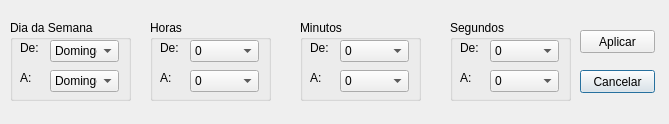
<?xml version="1.0" encoding="UTF-8"?>
<ui version="4.0">
 <class>ProgramaticControlSettings</class>
 <widget class="QDialog" name="ProgramaticControlSettings">
  <property name="geometry">
   <rect>
    <x>0</x>
    <y>0</y>
    <width>669</width>
    <height>124</height>
   </rect>
  </property>
  <property name="windowTitle">
   <string>Dialog</string>
  </property>
  <widget class="QPushButton" name="pushButton">
   <property name="geometry">
    <rect>
     <x>580</x>
     <y>70</y>
     <width>75</width>
     <height>23</height>
    </rect>
   </property>
   <property name="text">
    <string>Cancelar</string>
   </property>
  </widget>
  <widget class="QPushButton" name="pushButton_2">
   <property name="geometry">
    <rect>
     <x>580</x>
     <y>30</y>
     <width>75</width>
     <height>23</height>
    </rect>
   </property>
   <property name="text">
    <string>Aplicar</string>
   </property>
  </widget>
  <widget class="QGroupBox" name="groupBox">
   <property name="geometry">
    <rect>
     <x>10</x>
     <y>20</y>
     <width>121</width>
     <height>81</height>
    </rect>
   </property>
   <property name="title">
    <string>Dia da Semana</string>
   </property>
   <widget class="QLabel" name="label_2">
    <property name="geometry">
     <rect>
      <x>10</x>
      <y>20</y>
      <width>91</width>
      <height>16</height>
     </rect>
    </property>
    <property name="text">
     <string>De:</string>
    </property>
   </widget>
   <widget class="QLabel" name="label_3">
    <property name="geometry">
     <rect>
      <x>10</x>
      <y>50</y>
      <width>91</width>
      <height>16</height>
     </rect>
    </property>
    <property name="text">
     <string>A:</string>
    </property>
   </widget>
   <widget class="QComboBox" name="dayOfWeekON">
    <property name="geometry">
     <rect>
      <x>40</x>
      <y>20</y>
      <width>69</width>
      <height>22</height>
     </rect>
    </property>
    <item>
     <property name="text">
      <string>Domingo</string>
     </property>
    </item>
    <item>
     <property name="text">
      <string>Segunda</string>
     </property>
    </item>
    <item>
     <property name="text">
      <string>Terça</string>
     </property>
    </item>
    <item>
     <property name="text">
      <string>Quarta</string>
     </property>
    </item>
    <item>
     <property name="text">
      <string>Quinta</string>
     </property>
    </item>
    <item>
     <property name="text">
      <string>Sexta</string>
     </property>
    </item>
    <item>
     <property name="text">
      <string>Sabado</string>
     </property>
    </item>
   </widget>
   <widget class="QComboBox" name="dayOfWeekOFF">
    <property name="geometry">
     <rect>
      <x>40</x>
      <y>50</y>
      <width>69</width>
      <height>22</height>
     </rect>
    </property>
    <item>
     <property name="text">
      <string>Domingo</string>
     </property>
    </item>
    <item>
     <property name="text">
      <string>Segunda</string>
     </property>
    </item>
    <item>
     <property name="text">
      <string>Terça</string>
     </property>
    </item>
    <item>
     <property name="text">
      <string>Quarta</string>
     </property>
    </item>
    <item>
     <property name="text">
      <string>Quinta</string>
     </property>
    </item>
    <item>
     <property name="text">
      <string>Sexta</string>
     </property>
    </item>
    <item>
     <property name="text">
      <string>Sabado</string>
     </property>
    </item>
   </widget>
  </widget>
  <widget class="QGroupBox" name="groupBox_2">
   <property name="geometry">
    <rect>
     <x>150</x>
     <y>20</y>
     <width>121</width>
     <height>81</height>
    </rect>
   </property>
   <property name="title">
    <string>Horas</string>
   </property>
   <widget class="QLabel" name="label_5">
    <property name="geometry">
     <rect>
      <x>10</x>
      <y>20</y>
      <width>91</width>
      <height>16</height>
     </rect>
    </property>
    <property name="text">
     <string>De:</string>
    </property>
   </widget>
   <widget class="QLabel" name="label_8">
    <property name="geometry">
     <rect>
      <x>10</x>
      <y>50</y>
      <width>91</width>
      <height>16</height>
     </rect>
    </property>
    <property name="text">
     <string>A:</string>
    </property>
   </widget>
   <widget class="QComboBox" name="horasON">
    <property name="geometry">
     <rect>
      <x>40</x>
      <y>20</y>
      <width>69</width>
      <height>22</height>
     </rect>
    </property>
    <item>
     <property name="text">
      <string>0</string>
     </property>
    </item>
    <item>
     <property name="text">
      <string>1</string>
     </property>
    </item>
    <item>
     <property name="text">
      <string>2</string>
     </property>
    </item>
    <item>
     <property name="text">
      <string>3</string>
     </property>
    </item>
    <item>
     <property name="text">
      <string>4</string>
     </property>
    </item>
    <item>
     <property name="text">
      <string>5</string>
     </property>
    </item>
    <item>
     <property name="text">
      <string>6</string>
     </property>
    </item>
    <item>
     <property name="text">
      <string>7</string>
     </property>
    </item>
    <item>
     <property name="text">
      <string>8</string>
     </property>
    </item>
    <item>
     <property name="text">
      <string>9</string>
     </property>
    </item>
    <item>
     <property name="text">
      <string>10</string>
     </property>
    </item>
    <item>
     <property name="text">
      <string>11</string>
     </property>
    </item>
    <item>
     <property name="text">
      <string>12</string>
     </property>
    </item>
    <item>
     <property name="text">
      <string>13</string>
     </property>
    </item>
    <item>
     <property name="text">
      <string>14</string>
     </property>
    </item>
    <item>
     <property name="text">
      <string>15</string>
     </property>
    </item>
    <item>
     <property name="text">
      <string>16</string>
     </property>
    </item>
    <item>
     <property name="text">
      <string>17</string>
     </property>
    </item>
    <item>
     <property name="text">
      <string>18</string>
     </property>
    </item>
    <item>
     <property name="text">
      <string>19</string>
     </property>
    </item>
    <item>
     <property name="text">
      <string>20</string>
     </property>
    </item>
    <item>
     <property name="text">
      <string>21</string>
     </property>
    </item>
    <item>
     <property name="text">
      <string>22</string>
     </property>
    </item>
    <item>
     <property name="text">
      <string>23</string>
     </property>
    </item>
   </widget>
   <widget class="QComboBox" name="horasOFF">
    <property name="geometry">
     <rect>
      <x>40</x>
      <y>50</y>
      <width>69</width>
      <height>22</height>
     </rect>
    </property>
    <item>
     <property name="text">
      <string>0</string>
     </property>
    </item>
    <item>
     <property name="text">
      <string>1</string>
     </property>
    </item>
    <item>
     <property name="text">
      <string>2</string>
     </property>
    </item>
    <item>
     <property name="text">
      <string>3</string>
     </property>
    </item>
    <item>
     <property name="text">
      <string>4</string>
     </property>
    </item>
    <item>
     <property name="text">
      <string>5</string>
     </property>
    </item>
    <item>
     <property name="text">
      <string>6</string>
     </property>
    </item>
    <item>
     <property name="text">
      <string>7</string>
     </property>
    </item>
    <item>
     <property name="text">
      <string>8</string>
     </property>
    </item>
    <item>
     <property name="text">
      <string>9</string>
     </property>
    </item>
    <item>
     <property name="text">
      <string>10</string>
     </property>
    </item>
    <item>
     <property name="text">
      <string>11</string>
     </property>
    </item>
    <item>
     <property name="text">
      <string>12</string>
     </property>
    </item>
    <item>
     <property name="text">
      <string>13</string>
     </property>
    </item>
    <item>
     <property name="text">
      <string>14</string>
     </property>
    </item>
    <item>
     <property name="text">
      <string>15</string>
     </property>
    </item>
    <item>
     <property name="text">
      <string>16</string>
     </property>
    </item>
    <item>
     <property name="text">
      <string>17</string>
     </property>
    </item>
    <item>
     <property name="text">
      <string>18</string>
     </property>
    </item>
    <item>
     <property name="text">
      <string>19</string>
     </property>
    </item>
    <item>
     <property name="text">
      <string>20</string>
     </property>
    </item>
    <item>
     <property name="text">
      <string>21</string>
     </property>
    </item>
    <item>
     <property name="text">
      <string>22</string>
     </property>
    </item>
    <item>
     <property name="text">
      <string>23</string>
     </property>
    </item>
   </widget>
  </widget>
  <widget class="QGroupBox" name="groupBox_3">
   <property name="geometry">
    <rect>
     <x>300</x>
     <y>20</y>
     <width>121</width>
     <height>81</height>
    </rect>
   </property>
   <property name="title">
    <string>Minutos</string>
   </property>
   <widget class="QLabel" name="label_11">
    <property name="geometry">
     <rect>
      <x>10</x>
      <y>20</y>
      <width>91</width>
      <height>16</height>
     </rect>
    </property>
    <property name="text">
     <string>De:</string>
    </property>
   </widget>
   <widget class="QLabel" name="label_14">
    <property name="geometry">
     <rect>
      <x>10</x>
      <y>50</y>
      <width>91</width>
      <height>16</height>
     </rect>
    </property>
    <property name="text">
     <string>A:</string>
    </property>
   </widget>
   <widget class="QComboBox" name="minutosON">
    <property name="geometry">
     <rect>
      <x>40</x>
      <y>20</y>
      <width>69</width>
      <height>22</height>
     </rect>
    </property>
    <item>
     <property name="text">
      <string>0</string>
     </property>
    </item>
    <item>
     <property name="text">
      <string>1</string>
     </property>
    </item>
    <item>
     <property name="text">
      <string>2</string>
     </property>
    </item>
    <item>
     <property name="text">
      <string>3</string>
     </property>
    </item>
    <item>
     <property name="text">
      <string>4</string>
     </property>
    </item>
    <item>
     <property name="text">
      <string>5</string>
     </property>
    </item>
    <item>
     <property name="text">
      <string>6</string>
     </property>
    </item>
    <item>
     <property name="text">
      <string>7</string>
     </property>
    </item>
    <item>
     <property name="text">
      <string>8</string>
     </property>
    </item>
    <item>
     <property name="text">
      <string>9</string>
     </property>
    </item>
    <item>
     <property name="text">
      <string>10</string>
     </property>
    </item>
    <item>
     <property name="text">
      <string>11</string>
     </property>
    </item>
    <item>
     <property name="text">
      <string>12</string>
     </property>
    </item>
    <item>
     <property name="text">
      <string>13</string>
     </property>
    </item>
    <item>
     <property name="text">
      <string>14</string>
     </property>
    </item>
    <item>
     <property name="text">
      <string>15</string>
     </property>
    </item>
    <item>
     <property name="text">
      <string>16</string>
     </property>
    </item>
    <item>
     <property name="text">
      <string>17</string>
     </property>
    </item>
    <item>
     <property name="text">
      <string>18</string>
     </property>
    </item>
    <item>
     <property name="text">
      <string>19</string>
     </property>
    </item>
    <item>
     <property name="text">
      <string>20</string>
     </property>
    </item>
    <item>
     <property name="text">
      <string>21</string>
     </property>
    </item>
    <item>
     <property name="text">
      <string>22</string>
     </property>
    </item>
    <item>
     <property name="text">
      <string>23</string>
     </property>
    </item>
    <item>
     <property name="text">
      <string>24</string>
     </property>
    </item>
    <item>
     <property name="text">
      <string>25</string>
     </property>
    </item>
    <item>
     <property name="text">
      <string>26</string>
     </property>
    </item>
    <item>
     <property name="text">
      <string>27</string>
     </property>
    </item>
    <item>
     <property name="text">
      <string>28</string>
     </property>
    </item>
    <item>
     <property name="text">
      <string>29</string>
     </property>
    </item>
    <item>
     <property name="text">
      <string>30</string>
     </property>
    </item>
    <item>
     <property name="text">
      <string>31</string>
     </property>
    </item>
    <item>
     <property name="text">
      <string>32</string>
     </property>
    </item>
    <item>
     <property name="text">
      <string>33</string>
     </property>
    </item>
    <item>
     <property name="text">
      <string>34</string>
     </property>
    </item>
    <item>
     <property name="text">
      <string>35</string>
     </property>
    </item>
    <item>
     <property name="text">
      <string>36</string>
     </property>
    </item>
    <item>
     <property name="text">
      <string>37</string>
     </property>
    </item>
    <item>
     <property name="text">
      <string>38</string>
     </property>
    </item>
    <item>
     <property name="text">
      <string>39</string>
     </property>
    </item>
    <item>
     <property name="text">
      <string>40</string>
     </property>
    </item>
    <item>
     <property name="text">
      <string>41</string>
     </property>
    </item>
    <item>
     <property name="text">
      <string>42</string>
     </property>
    </item>
    <item>
     <property name="text">
      <string>43</string>
     </property>
    </item>
    <item>
     <property name="text">
      <string>44</string>
     </property>
    </item>
    <item>
     <property name="text">
      <string>45</string>
     </property>
    </item>
    <item>
     <property name="text">
      <string>46</string>
     </property>
    </item>
    <item>
     <property name="text">
      <string>47</string>
     </property>
    </item>
    <item>
     <property name="text">
      <string>48</string>
     </property>
    </item>
    <item>
     <property name="text">
      <string>49</string>
     </property>
    </item>
    <item>
     <property name="text">
      <string>50</string>
     </property>
    </item>
    <item>
     <property name="text">
      <string>51</string>
     </property>
    </item>
    <item>
     <property name="text">
      <string>52</string>
     </property>
    </item>
    <item>
     <property name="text">
      <string>53</string>
     </property>
    </item>
    <item>
     <property name="text">
      <string>54</string>
     </property>
    </item>
    <item>
     <property name="text">
      <string>55</string>
     </property>
    </item>
    <item>
     <property name="text">
      <string>56</string>
     </property>
    </item>
    <item>
     <property name="text">
      <string>57</string>
     </property>
    </item>
    <item>
     <property name="text">
      <string>58</string>
     </property>
    </item>
    <item>
     <property name="text">
      <string>59</string>
     </property>
    </item>
   </widget>
   <widget class="QComboBox" name="minutosOFF">
    <property name="geometry">
     <rect>
      <x>40</x>
      <y>50</y>
      <width>69</width>
      <height>22</height>
     </rect>
    </property>
    <item>
     <property name="text">
      <string>0</string>
     </property>
    </item>
    <item>
     <property name="text">
      <string>1</string>
     </property>
    </item>
    <item>
     <property name="text">
      <string>2</string>
     </property>
    </item>
    <item>
     <property name="text">
      <string>3</string>
     </property>
    </item>
    <item>
     <property name="text">
      <string>4</string>
     </property>
    </item>
    <item>
     <property name="text">
      <string>5</string>
     </property>
    </item>
    <item>
     <property name="text">
      <string>6</string>
     </property>
    </item>
    <item>
     <property name="text">
      <string>7</string>
     </property>
    </item>
    <item>
     <property name="text">
      <string>8</string>
     </property>
    </item>
    <item>
     <property name="text">
      <string>9</string>
     </property>
    </item>
    <item>
     <property name="text">
      <string>10</string>
     </property>
    </item>
    <item>
     <property name="text">
      <string>11</string>
     </property>
    </item>
    <item>
     <property name="text">
      <string>12</string>
     </property>
    </item>
    <item>
     <property name="text">
      <string>13</string>
     </property>
    </item>
    <item>
     <property name="text">
      <string>14</string>
     </property>
    </item>
    <item>
     <property name="text">
      <string>15</string>
     </property>
    </item>
    <item>
     <property name="text">
      <string>16</string>
     </property>
    </item>
    <item>
     <property name="text">
      <string>17</string>
     </property>
    </item>
    <item>
     <property name="text">
      <string>18</string>
     </property>
    </item>
    <item>
     <property name="text">
      <string>19</string>
     </property>
    </item>
    <item>
     <property name="text">
      <string>20</string>
     </property>
    </item>
    <item>
     <property name="text">
      <string>21</string>
     </property>
    </item>
    <item>
     <property name="text">
      <string>22</string>
     </property>
    </item>
    <item>
     <property name="text">
      <string>23</string>
     </property>
    </item>
    <item>
     <property name="text">
      <string>24</string>
     </property>
    </item>
    <item>
     <property name="text">
      <string>25</string>
     </property>
    </item>
    <item>
     <property name="text">
      <string>26</string>
     </property>
    </item>
    <item>
     <property name="text">
      <string>27</string>
     </property>
    </item>
    <item>
     <property name="text">
      <string>28</string>
     </property>
    </item>
    <item>
     <property name="text">
      <string>29</string>
     </property>
    </item>
    <item>
     <property name="text">
      <string>30</string>
     </property>
    </item>
    <item>
     <property name="text">
      <string>31</string>
     </property>
    </item>
    <item>
     <property name="text">
      <string>32</string>
     </property>
    </item>
    <item>
     <property name="text">
      <string>33</string>
     </property>
    </item>
    <item>
     <property name="text">
      <string>34</string>
     </property>
    </item>
    <item>
     <property name="text">
      <string>35</string>
     </property>
    </item>
    <item>
     <property name="text">
      <string>36</string>
     </property>
    </item>
    <item>
     <property name="text">
      <string>37</string>
     </property>
    </item>
    <item>
     <property name="text">
      <string>38</string>
     </property>
    </item>
    <item>
     <property name="text">
      <string>39</string>
     </property>
    </item>
    <item>
     <property name="text">
      <string>40</string>
     </property>
    </item>
    <item>
     <property name="text">
      <string>41</string>
     </property>
    </item>
    <item>
     <property name="text">
      <string>42</string>
     </property>
    </item>
    <item>
     <property name="text">
      <string>43</string>
     </property>
    </item>
    <item>
     <property name="text">
      <string>44</string>
     </property>
    </item>
    <item>
     <property name="text">
      <string>45</string>
     </property>
    </item>
    <item>
     <property name="text">
      <string>46</string>
     </property>
    </item>
    <item>
     <property name="text">
      <string>47</string>
     </property>
    </item>
    <item>
     <property name="text">
      <string>48</string>
     </property>
    </item>
    <item>
     <property name="text">
      <string>49</string>
     </property>
    </item>
    <item>
     <property name="text">
      <string>50</string>
     </property>
    </item>
    <item>
     <property name="text">
      <string>51</string>
     </property>
    </item>
    <item>
     <property name="text">
      <string>52</string>
     </property>
    </item>
    <item>
     <property name="text">
      <string>53</string>
     </property>
    </item>
    <item>
     <property name="text">
      <string>54</string>
     </property>
    </item>
    <item>
     <property name="text">
      <string>55</string>
     </property>
    </item>
    <item>
     <property name="text">
      <string>56</string>
     </property>
    </item>
    <item>
     <property name="text">
      <string>57</string>
     </property>
    </item>
    <item>
     <property name="text">
      <string>58</string>
     </property>
    </item>
    <item>
     <property name="text">
      <string>59</string>
     </property>
    </item>
   </widget>
  </widget>
  <widget class="QGroupBox" name="groupBox_4">
   <property name="geometry">
    <rect>
     <x>450</x>
     <y>20</y>
     <width>121</width>
     <height>81</height>
    </rect>
   </property>
   <property name="title">
    <string>Segundos</string>
   </property>
   <widget class="QLabel" name="label_15">
    <property name="geometry">
     <rect>
      <x>10</x>
      <y>20</y>
      <width>91</width>
      <height>16</height>
     </rect>
    </property>
    <property name="text">
     <string>De:</string>
    </property>
   </widget>
   <widget class="QLabel" name="label_16">
    <property name="geometry">
     <rect>
      <x>10</x>
      <y>50</y>
      <width>91</width>
      <height>16</height>
     </rect>
    </property>
    <property name="text">
     <string>A:</string>
    </property>
   </widget>
   <widget class="QComboBox" name="segundosON">
    <property name="geometry">
     <rect>
      <x>40</x>
      <y>20</y>
      <width>69</width>
      <height>22</height>
     </rect>
    </property>
    <item>
     <property name="text">
      <string>0</string>
     </property>
    </item>
    <item>
     <property name="text">
      <string>1</string>
     </property>
    </item>
    <item>
     <property name="text">
      <string>2</string>
     </property>
    </item>
    <item>
     <property name="text">
      <string>3</string>
     </property>
    </item>
    <item>
     <property name="text">
      <string>4</string>
     </property>
    </item>
    <item>
     <property name="text">
      <string>5</string>
     </property>
    </item>
    <item>
     <property name="text">
      <string>6</string>
     </property>
    </item>
    <item>
     <property name="text">
      <string>7</string>
     </property>
    </item>
    <item>
     <property name="text">
      <string>8</string>
     </property>
    </item>
    <item>
     <property name="text">
      <string>9</string>
     </property>
    </item>
    <item>
     <property name="text">
      <string>10</string>
     </property>
    </item>
    <item>
     <property name="text">
      <string>11</string>
     </property>
    </item>
    <item>
     <property name="text">
      <string>12</string>
     </property>
    </item>
    <item>
     <property name="text">
      <string>13</string>
     </property>
    </item>
    <item>
     <property name="text">
      <string>14</string>
     </property>
    </item>
    <item>
     <property name="text">
      <string>15</string>
     </property>
    </item>
    <item>
     <property name="text">
      <string>16</string>
     </property>
    </item>
    <item>
     <property name="text">
      <string>17</string>
     </property>
    </item>
    <item>
     <property name="text">
      <string>18</string>
     </property>
    </item>
    <item>
     <property name="text">
      <string>19</string>
     </property>
    </item>
    <item>
     <property name="text">
      <string>20</string>
     </property>
    </item>
    <item>
     <property name="text">
      <string>21</string>
     </property>
    </item>
    <item>
     <property name="text">
      <string>22</string>
     </property>
    </item>
    <item>
     <property name="text">
      <string>23</string>
     </property>
    </item>
    <item>
     <property name="text">
      <string>24</string>
     </property>
    </item>
    <item>
     <property name="text">
      <string>25</string>
     </property>
    </item>
    <item>
     <property name="text">
      <string>26</string>
     </property>
    </item>
    <item>
     <property name="text">
      <string>27</string>
     </property>
    </item>
    <item>
     <property name="text">
      <string>28</string>
     </property>
    </item>
    <item>
     <property name="text">
      <string>29</string>
     </property>
    </item>
    <item>
     <property name="text">
      <string>30</string>
     </property>
    </item>
    <item>
     <property name="text">
      <string>31</string>
     </property>
    </item>
    <item>
     <property name="text">
      <string>32</string>
     </property>
    </item>
    <item>
     <property name="text">
      <string>33</string>
     </property>
    </item>
    <item>
     <property name="text">
      <string>34</string>
     </property>
    </item>
    <item>
     <property name="text">
      <string>35</string>
     </property>
    </item>
    <item>
     <property name="text">
      <string>36</string>
     </property>
    </item>
    <item>
     <property name="text">
      <string>37</string>
     </property>
    </item>
    <item>
     <property name="text">
      <string>38</string>
     </property>
    </item>
    <item>
     <property name="text">
      <string>39</string>
     </property>
    </item>
    <item>
     <property name="text">
      <string>40</string>
     </property>
    </item>
    <item>
     <property name="text">
      <string>41</string>
     </property>
    </item>
    <item>
     <property name="text">
      <string>42</string>
     </property>
    </item>
    <item>
     <property name="text">
      <string>43</string>
     </property>
    </item>
    <item>
     <property name="text">
      <string>44</string>
     </property>
    </item>
    <item>
     <property name="text">
      <string>45</string>
     </property>
    </item>
    <item>
     <property name="text">
      <string>46</string>
     </property>
    </item>
    <item>
     <property name="text">
      <string>47</string>
     </property>
    </item>
    <item>
     <property name="text">
      <string>48</string>
     </property>
    </item>
    <item>
     <property name="text">
      <string>49</string>
     </property>
    </item>
    <item>
     <property name="text">
      <string>50</string>
     </property>
    </item>
    <item>
     <property name="text">
      <string>51</string>
     </property>
    </item>
    <item>
     <property name="text">
      <string>52</string>
     </property>
    </item>
    <item>
     <property name="text">
      <string>53</string>
     </property>
    </item>
    <item>
     <property name="text">
      <string>54</string>
     </property>
    </item>
    <item>
     <property name="text">
      <string>55</string>
     </property>
    </item>
    <item>
     <property name="text">
      <string>56</string>
     </property>
    </item>
    <item>
     <property name="text">
      <string>57</string>
     </property>
    </item>
    <item>
     <property name="text">
      <string>58</string>
     </property>
    </item>
    <item>
     <property name="text">
      <string>59</string>
     </property>
    </item>
   </widget>
   <widget class="QComboBox" name="segundosOFF">
    <property name="geometry">
     <rect>
      <x>40</x>
      <y>50</y>
      <width>69</width>
      <height>22</height>
     </rect>
    </property>
    <item>
     <property name="text">
      <string>0</string>
     </property>
    </item>
    <item>
     <property name="text">
      <string>1</string>
     </property>
    </item>
    <item>
     <property name="text">
      <string>2</string>
     </property>
    </item>
    <item>
     <property name="text">
      <string>3</string>
     </property>
    </item>
    <item>
     <property name="text">
      <string>4</string>
     </property>
    </item>
    <item>
     <property name="text">
      <string>5</string>
     </property>
    </item>
    <item>
     <property name="text">
      <string>6</string>
     </property>
    </item>
    <item>
     <property name="text">
      <string>7</string>
     </property>
    </item>
    <item>
     <property name="text">
      <string>8</string>
     </property>
    </item>
    <item>
     <property name="text">
      <string>9</string>
     </property>
    </item>
    <item>
     <property name="text">
      <string>10</string>
     </property>
    </item>
    <item>
     <property name="text">
      <string>11</string>
     </property>
    </item>
    <item>
     <property name="text">
      <string>12</string>
     </property>
    </item>
    <item>
     <property name="text">
      <string>13</string>
     </property>
    </item>
    <item>
     <property name="text">
      <string>14</string>
     </property>
    </item>
    <item>
     <property name="text">
      <string>15</string>
     </property>
    </item>
    <item>
     <property name="text">
      <string>16</string>
     </property>
    </item>
    <item>
     <property name="text">
      <string>17</string>
     </property>
    </item>
    <item>
     <property name="text">
      <string>18</string>
     </property>
    </item>
    <item>
     <property name="text">
      <string>19</string>
     </property>
    </item>
    <item>
     <property name="text">
      <string>20</string>
     </property>
    </item>
    <item>
     <property name="text">
      <string>21</string>
     </property>
    </item>
    <item>
     <property name="text">
      <string>22</string>
     </property>
    </item>
    <item>
     <property name="text">
      <string>23</string>
     </property>
    </item>
    <item>
     <property name="text">
      <string>24</string>
     </property>
    </item>
    <item>
     <property name="text">
      <string>25</string>
     </property>
    </item>
    <item>
     <property name="text">
      <string>26</string>
     </property>
    </item>
    <item>
     <property name="text">
      <string>27</string>
     </property>
    </item>
    <item>
     <property name="text">
      <string>28</string>
     </property>
    </item>
    <item>
     <property name="text">
      <string>29</string>
     </property>
    </item>
    <item>
     <property name="text">
      <string>30</string>
     </property>
    </item>
    <item>
     <property name="text">
      <string>31</string>
     </property>
    </item>
    <item>
     <property name="text">
      <string>32</string>
     </property>
    </item>
    <item>
     <property name="text">
      <string>33</string>
     </property>
    </item>
    <item>
     <property name="text">
      <string>34</string>
     </property>
    </item>
    <item>
     <property name="text">
      <string>35</string>
     </property>
    </item>
    <item>
     <property name="text">
      <string>36</string>
     </property>
    </item>
    <item>
     <property name="text">
      <string>37</string>
     </property>
    </item>
    <item>
     <property name="text">
      <string>38</string>
     </property>
    </item>
    <item>
     <property name="text">
      <string>39</string>
     </property>
    </item>
    <item>
     <property name="text">
      <string>40</string>
     </property>
    </item>
    <item>
     <property name="text">
      <string>41</string>
     </property>
    </item>
    <item>
     <property name="text">
      <string>42</string>
     </property>
    </item>
    <item>
     <property name="text">
      <string>43</string>
     </property>
    </item>
    <item>
     <property name="text">
      <string>44</string>
     </property>
    </item>
    <item>
     <property name="text">
      <string>45</string>
     </property>
    </item>
    <item>
     <property name="text">
      <string>46</string>
     </property>
    </item>
    <item>
     <property name="text">
      <string>47</string>
     </property>
    </item>
    <item>
     <property name="text">
      <string>48</string>
     </property>
    </item>
    <item>
     <property name="text">
      <string>49</string>
     </property>
    </item>
    <item>
     <property name="text">
      <string>50</string>
     </property>
    </item>
    <item>
     <property name="text">
      <string>51</string>
     </property>
    </item>
    <item>
     <property name="text">
      <string>52</string>
     </property>
    </item>
    <item>
     <property name="text">
      <string>53</string>
     </property>
    </item>
    <item>
     <property name="text">
      <string>54</string>
     </property>
    </item>
    <item>
     <property name="text">
      <string>55</string>
     </property>
    </item>
    <item>
     <property name="text">
      <string>56</string>
     </property>
    </item>
    <item>
     <property name="text">
      <string>57</string>
     </property>
    </item>
    <item>
     <property name="text">
      <string>58</string>
     </property>
    </item>
    <item>
     <property name="text">
      <string>59</string>
     </property>
    </item>
   </widget>
  </widget>
 </widget>
 <resources/>
 <connections/>
</ui>
